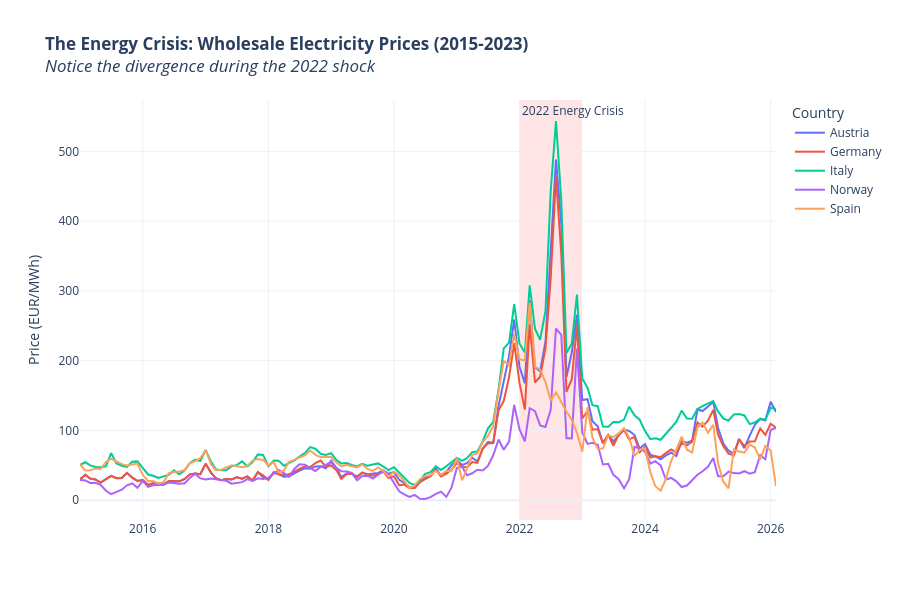

This figure's notebook cell:
### Code cell
# --- 4.2 Create Interactive Line Chart ---
fig = px.line(
    df_prices_filtered,
    x="Date",
    y="Price (EUR/MWhe)",
    color="Country",
    title="<b>The Energy Crisis: Wholesale Electricity Prices (2015-2023)</b><br><i>Notice the divergence during the 2022 shock</i>",
    template="plotly_white",
    height=600,
)

# --- 4.3 Add Storytelling Elements ---
# Highlight the 2022 Crisis Year
fig.add_vrect(
    x0="2022-01-01",
    x1="2022-12-31",
    fillcolor="red",
    opacity=0.1,
    layer="below",
    line_width=0,
    annotation_text="2022 Energy Crisis",
    annotation_position="top left",
)

# Customize Layout
fig.update_layout(
    xaxis_title="",
    yaxis_title="Price (EUR/MWh)",
    legend_title_text="Country",
    hovermode="x unified",  # Shows all country prices for that month in one tooltip
)

fig.show()

### Figure 1 — Plotly figure (JSON) as saved in the notebook; plotly's stock layout.template omitted (floating-point values rounded to 4 significant figures; data arrays with more than 128 entries replaced by an {"elided": "..."} marker saying what was removed)
{"data": [{"hovertemplate": "Country=Austria<br>Date=%{x}<br>Price (EUR/MWhe)=%{y}<extra></extra>", "legendgroup": "Austria", "line": {"color": "#636efa", "dash": "solid"}, "marker": {"symbol": "circle"}, "mode": "lines", "name": "Austria", "orientation": "v", "showlegend": true, "type": "scatter", "x": {"elided": "134 str values"}, "xaxis": "x", "y": {"elided": "134 float values"}, "yaxis": "y"}, {"hovertemplate": "Country=Germany<br>Date=%{x}<br>Price (EUR/MWhe)=%{y}<extra></extra>", "legendgroup": "Germany", "line": {"color": "#EF553B", "dash": "solid"}, "marker": {"symbol": "circle"}, "mode": "lines", "name": "Germany", "orientation": "v", "showlegend": true, "type": "scatter", "x": {"elided": "134 str values"}, "xaxis": "x", "y": {"elided": "134 float values"}, "yaxis": "y"}, {"hovertemplate": "Country=Italy<br>Date=%{x}<br>Price (EUR/MWhe)=%{y}<extra></extra>", "legendgroup": "Italy", "line": {"color": "#00cc96", "dash": "solid"}, "marker": {"symbol": "circle"}, "mode": "lines", "name": "Italy", "orientation": "v", "showlegend": true, "type": "scatter", "x": {"elided": "134 str values"}, "xaxis": "x", "y": {"elided": "134 float values"}, "yaxis": "y"}, {"hovertemplate": "Country=Norway<br>Date=%{x}<br>Price (EUR/MWhe)=%{y}<extra></extra>", "legendgroup": "Norway", "line": {"color": "#ab63fa", "dash": "solid"}, "marker": {"symbol": "circle"}, "mode": "lines", "name": "Norway", "orientation": "v", "showlegend": true, "type": "scatter", "x": {"elided": "134 str values"}, "xaxis": "x", "y": {"elided": "134 float values"}, "yaxis": "y"}, {"hovertemplate": "Country=Spain<br>Date=%{x}<br>Price (EUR/MWhe)=%{y}<extra></extra>", "legendgroup": "Spain", "line": {"color": "#FFA15A", "dash": "solid"}, "marker": {"symbol": "circle"}, "mode": "lines", "name": "Spain", "orientation": "v", "showlegend": true, "type": "scatter", "x": {"elided": "134 str values"}, "xaxis": "x", "y": {"elided": "134 float values"}, "yaxis": "y"}], "layout": {"annotations": [{"showarrow": false, "text": "2022 Energy Crisis", "x": "2022-01-01", "xanchor": "left", "xref": "x", "y": 1, "yanchor": "top", "yref": "y domain"}], "height": 600, "hovermode": "x unified", "legend": {"title": {"text": "Country"}, "tracegroupgap": 0}, "shapes": [{"fillcolor": "red", "layer": "below", "line": {"width": 0}, "opacity": 0.1, "type": "rect", "x0": "2022-01-01", "x1": "2022-12-31", "xref": "x", "y0": 0, "y1": 1, "yref": "y domain"}], "title": {"text": "<b>The Energy Crisis: Wholesale Electricity Prices (2015-2023)</b><br><i>Notice the divergence during the 2022 shock</i>"}, "xaxis": {"anchor": "y", "domain": [0, 1], "title": {"text": ""}}, "yaxis": {"anchor": "x", "domain": [0, 1], "title": {"text": "Price (EUR/MWh)"}}}}
